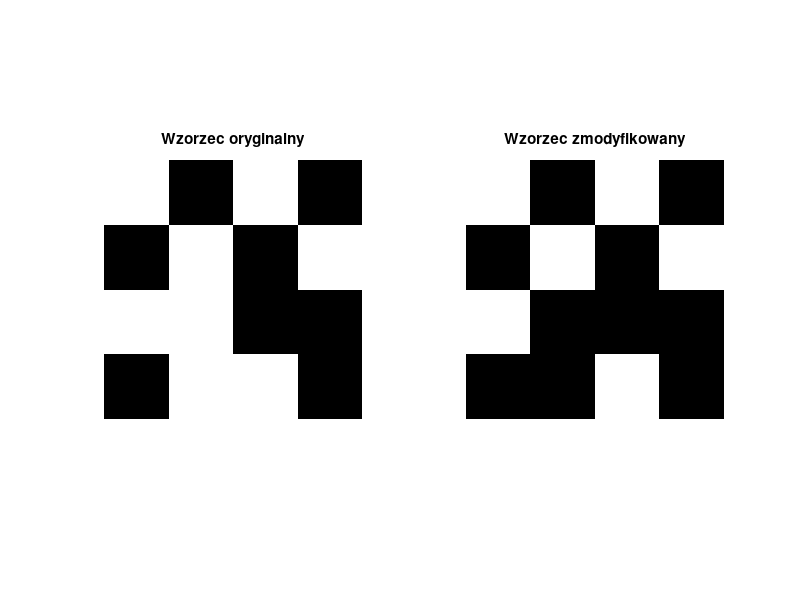

Write MATLAB code to recreate this figure. (Note: this script raises an error after producing the figure.)


% wz41 = [-1,-1,-1,-1;
%          1, 1, 1, 1;
%          1, 1, 1, 1;
%         -1,-1,-1,-1];
% 
% bl41 = [-1,1,-1,-1;
%          1, 1, 1,-1;
%          1, 1, 1, 1;
%         -1,-1,1,-1];
% 
% wz42 = [ 1,-1,-1, 1;
%          1,-1,-1, 1;
%          1,-1,-1, 1;
%          1,-1,-1, 1];
% 
% wz43 = [ 1,-1,-1, 1;
%         -1, 1, 1,-1;
%         -1, 1, 1,-1;
%          1,-1,-1, 1];
% 
% wz44 = [ 1, 1, 1, 1;
%         -1,-1,-1,-1;
%         -1,-1,-1,-1;
%          1, 1, 1, 1];
% 
% wz45 = [-1,-1,-1,-1;
%         1,1,-1,1;
%         1,-1,1,1;
%         -1,-1,-1,-1;
%                 ];
% 
% wz46 = [1,-1,-1,1;
%        -1,-1,-1,-1;
%        -1,-1,-1,-1;
%         1,-1,-1,1;
%                 ];

%wz61 = [ 1, -1, -1, -1, -1,  1;
%            -1,  1, -1, -1,  1, -1;
%            -1, -1,  1,  1, -1, -1;
%            -1, -1,  1,  1, -1, -1;
%            -1,  1, -1, -1,  1, -1;
%             1, -1, -1, -1, -1,  1];
% 
% bl61 = [ 1, -1, -1, -1, -1,  1;
%            -1,  1, 1, -1,  1, -1;
%            -1, -1,  1,  -1, -1, -1;
%            -1, -1,  1,  1, 1, -1;
%            1,  1, -1, -1,  1, -1;
%             1, -1, -1, -1, -1,  1];
% 
% 
% wz62 = [ 1,-1,-1,-1,-1, 1;
%          1,-1,-1,-1,-1, 1;
%          1,-1,-1,-1,-1, 1;
%          1,-1,-1,-1,-1, 1;
%          1,-1,-1,-1,-1, 1;
%          1,-1,-1,-1,-1, 1];
% 
% wz63 =[ 1, -1,  1, -1,  1, -1;
%            -1,  1, -1,  1, -1,  1;
%             1, -1,  1, -1,  1, -1;
%            -1,  1, -1,  1, -1,  1;
%             1, -1,  1, -1,  1, -1;
%            -1,  1, -1,  1, -1,  1];
% 
% wz64 = [ 1, 1, 1, 1, 1, 1;
%         -1,-1,-1,-1,-1,-1;
%         -1,-1,-1,-1,-1,-1;
%         -1,-1,-1,-1,-1,-1;
%         -1,-1,-1,-1,-1,-1;
%          1, 1, 1, 1, 1, 1];
% 
% wz65 = [-1,-1,-1,-1,-1,-1;
%          1, 1, 1, 1, 1, 1;
%          1, 1, 1, 1, 1, 1;
%          1, 1, 1, 1, 1, 1;
%          1, 1, 1, 1, 1, 1;
%         -1,-1,-1,-1,-1,-1];
% 
% wz66 = [-1, -1,  1,  1, -1, -1;
%            -1, -1,  1,  1, -1, -1;
%             1,  1,  1,  1,  1,  1;
%             1,  1,  1,  1,  1,  1;
%            -1, -1,  1,  1, -1, -1;
%            -1, -1,  1,  1, -1, -1];

clear all
close all
clc

wz28 = load('mnist_012.mat');
test28 = wz28.test_images;
train28 = wz28.train_images;

wz41 = [1, -1, 1, -1; -1, 1, -1, 1; 1, 1, -1, -1; -1, 1, 1, -1];

bl41 = [1, -1, 1, -1; -1, 1, -1, 1; 1, -1, -1, -1; -1, -1, 1, -1];

figure
subplot(1,2,1)
imshow(wz41)
title('Wzorzec oryginalny')
subplot(1,2,2)
imshow(bl41)
title('Wzorzec zmodyfikowany')

wz42 = [1, 1, -1, 1; -1, -1, 1, -1; 1, -1, 1, 1; -1, 1, -1, -1];
wz43 = [-1, 1, -1, 1; 1, -1, 1, -1; 1, 1, -1, -1; -1, -1, 1, 1];
wz44 = [-1, -1, 1, -1; 1, -1, 1, 1; -1, 1, 1, -1; 1, -1, -1, 1];
wz45 = [1, -1, -1, 1; -1, 1, 1, -1; 1, -1, 1, -1; -1, 1, -1, 1];
wz46 = [-1, 1, 1, -1; 1, -1, -1, 1; -1, 1, 1, -1; 1, -1, 1, 1];

wz4(:,:,1) = wz41;
wz4(:,:,2) = wz42;
wz4(:,:,3) = wz43;
wz4(:,:,4) = wz44;
wz4(:,:,5) = wz45;
wz4(:,:,6) = wz46;
wyrysuj(wz4);

wz61 = [1, -1, 1, -1, 1, -1; -1, 1, -1, 1, -1, 1; 1, -1, 1, -1, 1, -1; -1, 1, -1, 1, -1, 1; 1, 1, -1, -1, 1, -1; -1, 1, 1, -1, 1, 1];

bl61 =  [-1, -1, 1, -1, 1, -1; -1, 1, -1, 1, -1, 1; 1, -1, 1, -1, 1, -1; -1, 1, -1, 1, -1, 1; -1, -1, -1, -1, 1, -1; -1, 1, 1, -1, 1, 1];

figure
subplot(1,2,1)
imshow(wz61)
title('Wzorzec oryginalny')
subplot(1,2,2)
imshow(bl61)
title('Wzorzec zmodyfikowany')

wz62 = [-1, -1, 1, 1, -1, 1; 1, -1, 1, -1, 1, -1; -1, 1, -1, 1, -1, 1; 1, -1, 1, -1, 1, -1; -1, 1, 1, -1, -1, 1; 1, 1, -1, 1, -1, -1];
wz63 = [1, 1, -1, 1, -1, 1; -1, -1, 1, -1, 1, -1; 1, -1, 1, 1, -1, -1; -1, 1, -1, -1, 1, 1; 1, 1, -1, 1, -1, -1; -1, 1, 1, -1, 1, 1];
wz64 = [-1, 1, -1, -1, 1, -1; 1, -1, 1, 1, -1, 1; -1, 1, -1, 1, 1, -1; 1, -1, 1, -1, -1, 1; -1, -1, 1, 1, -1, 1; 1, 1, -1, -1, 1, -1];
wz65 = [1, -1, 1, -1, 1, -1; -1, 1, -1, 1, -1, 1; 1, -1, 1, -1, 1, -1; -1, 1, -1, 1, -1, 1; 1, -1, 1, -1, 1, -1; -1, 1, -1, 1, -1, 1];
wz66 = [-1, -1, 1, 1, -1, -1; 1, 1, -1, -1, 1, 1; -1, -1, 1, 1, -1, -1; 1, 1, -1, -1, 1, 1; -1, 1, -1, 1, -1, 1; 1, -1, 1, -1, 1, -1];

wz6(:,:,1) = wz61;
wz6(:,:,2) = wz62;
wz6(:,:,3) = wz63;
wz6(:,:,4) = wz64;
wz6(:,:,5) = wz65;
wz6(:,:,6) = wz66;
wyrysuj(wz6);


% figure
% imshow([wz41,wz42,wz43,wz44,wz45,wz46],'InitialMagnification', 'fit')
% 
% figure
% imshow([wz61,wz62,wz63,wz64,wz65,wz66],'InitialMagnification', 'fit')
% 
wz281 = double(train28(:,:,123));
wz282 = double(train28(:,:,5));
wz283 = double(train28(:,:,56));
wz284 = double(train28(:,:,2));
wz285 = double(train28(:,:,32));
wz286 = double(train28(:,:,176));

wz281(wz281==0) = -1;
wz282(wz282==0) = -1;
wz283(wz283==0) = -1;
wz284(wz284==0) = -1;
wz285(wz285==0) = -1;
wz286(wz286==0) = -1;
% 
% figure
% imshow([wz281,wz282,wz283,wz284,wz285,wz286],'InitialMagnification', 'fit');

w28(:,:,1) = wz281;
w28(:,:,2) = wz282;
w28(:,:,3) = wz283;
w28(:,:,4) = wz284;
w28(:,:,5) = wz285;
w28(:,:,6) = wz286;
wyrysuj(w28);


szum10 = imnoise(wz281,'salt & pepper',0.1);
szum10(szum10==0) = -1;
szum40 = imnoise(wz281,'salt & pepper',0.4);
szum40(szum40==0) = -1;
szum80 = imnoise(wz281,'salt & pepper',0.8);
szum80(szum80==0) = -1;

obrazySzum(:,:,1) = szum10; 
obrazySzum(:,:,2) = szum40; 
obrazySzum(:,:,3) = szum80;

tekstSzum = [sprintf("Szum 10%%");sprintf("Szum 40%%");sprintf("Szum 80%%")];
wyrysujTekst(obrazySzum,tekstSzum)

% Dla reguły Hebba

%%%%%%%    4x4  %%%%%%%%%%%%%%%%%%%%%

[y41,y42,y43,k41,k42,k43,W41,W42,W43] = Hcos(bl41,10,wz41,wz42,wz43,wz44,wz45,wz46);

k4(:,:,1) = wz41;
k4(:,:,2) = k41;
k4(:,:,3) = k42;
k4(:,:,4) = k43;

T4 = [sprintf("Oryginał");sprintf("Dwa 2 wzorców");sprintf("Dla 4 wzorców");sprintf("Dla 6 wzorców")];

wyrysujTekst(k4,T4);

%%%%%%%%%%5 6x6 %%%%%%%%%%%%%%%%%%%55

[y61,y62,y63,k61,k62,k63,W61,W62,W63] = Hcos(bl61,10,wz61,wz62,wz63,wz64,wz65,wz66);

k6(:,:,1) = wz61;
k6(:,:,2) = k61;
k6(:,:,3) = k62;
k6(:,:,4) = k63;

T6 = [sprintf("Oryginał");sprintf("Dwa 2 wzorców");sprintf("Dla 4 wzorców");sprintf("Dla 6 wzorców")];

wyrysujTekst(k6,T6);

%%%%%%%%% 28x28 %%%%%%%%%%%%%%%%


[~,~,yszum10,~,~,kszum10,~,~,Wszum10] = Hcos(szum10,100,wz281,wz282,wz283,wz284,wz285,wz286);

[~,~,yszum40,~,~,kszum40,~,~,Wszum40] = Hcos(szum40,100,wz281,wz282,wz283,wz284,wz285,wz286);

[~,~,yszum80,~,~,kszum80,~,~,Wszum80] = Hcos(szum80,200,wz281,wz282,wz283,wz284,wz285,wz286);

k28(:,:,1) = wz281;
k28(:,:,2) = kszum10;
k28(:,:,3) = kszum40;
k28(:,:,4) = kszum80;

T28 = [sprintf("Oryginał");sprintf("Dwa szumu 10%%");sprintf("Dla szumu 40%%");sprintf("Dla szumu 80%%")];

wyrysujTekst(k28,T28);


% Dla reguły pseudoinwersji

%%%%%%%    4x4  %%%%%%%%%%%%%%%%%%%%%

[ypi41,ypi42,ypi43,kpi41,kpi42,kpi43,Wpi41,Wpi42,Wpi43] = PPPP(bl41,10,wz41,wz42,wz43,wz44,wz45,wz46);

kpi4(:,:,1) = wz41;
kpi4(:,:,2) = kpi41;
kpi4(:,:,3) = kpi42;
kpi4(:,:,4) = kpi43;

Tpi4 = [sprintf("Oryginał");sprintf("Dwa 2 wzorców");sprintf("Dla 4 wzorców");sprintf("Dla 6 wzorców")];

wyrysujTekst(kpi4,Tpi4);

%%%%%%%%%%5 6x6 %%%%%%%%%%%%%%%%%%%55

[ypi61,ypi62,ypi63,kpi61,kpi62,kpi63,Wpi61,Wpi62,Wpi63] = PPPP(bl61,10,wz61,wz62,wz63,wz64,wz65,wz66);

kpi6(:,:,1) = wz61;
kpi6(:,:,2) = kpi61;
kpi6(:,:,3) = kpi62;
kpi6(:,:,4) = kpi63;

Tpi6 = [sprintf("Oryginał");sprintf("Dwa 2 wzorców");sprintf("Dla 4 wzorców");sprintf("Dla 6 wzorców")];

wyrysujTekst(kpi6,Tpi6);


%%%%%%%%% 28x28 %%%%%%%%%%%%%%%%


[~,~,yszumPI10,~,~,kszumPI10,~,~,WszumPI10] = PPPP(szum10,100,wz281,wz282,wz283,wz284,wz285,wz286);

[~,~,yszumPI40,~,~,kszumPI40,~,~,WszumPI40] = PPPP(szum40,100,wz281,wz282,wz283,wz284,wz285,wz286);

[~,~,yszumPI80,~,~,kszumPI80,~,~,WszumPI80] = PPPP(szum80,200,wz281,wz282,wz283,wz284,wz285,wz286);

kpi28(:,:,1) = wz281;
kpi28(:,:,2) = kszum10;
kpi28(:,:,3) = kszum40;
kpi28(:,:,4) = kszum80;

Tpi28 = [sprintf("Oryginał");sprintf("Dwa szumu 10%%");sprintf("Dla szumu 40%%");sprintf("Dla szumu 80%%")];

wyrysujTekst(kpi28,Tpi28);

